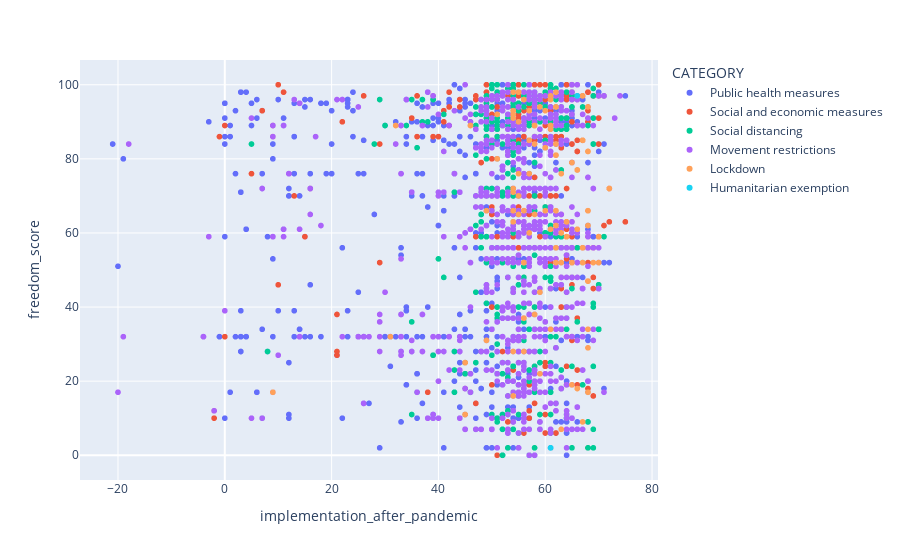

The notebook cell saved with this chart:
### Code cell
fig.show()

### Figure 1 — Plotly figure (JSON) as saved in the notebook; plotly's stock layout.template omitted (floating-point values rounded to 4 significant figures; data arrays with more than 128 entries replaced by an {"elided": "..."} marker saying what was removed)
{"data": [{"customdata": {"elided": "1070x1 str values"}, "hovertemplate": "<b>%{hovertext}</b><br><br>CATEGORY=Public health measures<br>implementation_after_pandemic=%{x}<br>freedom_score=%{y}<br>MEASURE=%{customdata[0]}<extra></extra>", "hovertext": {"elided": "1070 str values"}, "legendgroup": "Public health measures", "marker": {"color": "#636efa", "symbol": "circle"}, "mode": "markers", "name": "Public health measures", "showlegend": true, "type": "scattergl", "x": {"elided": "1070 int values"}, "xaxis": "x", "y": {"elided": "1070 int values"}, "yaxis": "y"}, {"customdata": {"elided": "505x1 str values"}, "hovertemplate": "<b>%{hovertext}</b><br><br>CATEGORY=Social and economic measures<br>implementation_after_pandemic=%{x}<br>freedom_score=%{y}<br>MEASURE=%{customdata[0]}<extra></extra>", "hovertext": {"elided": "505 str values"}, "legendgroup": "Social and economic measures", "marker": {"color": "#EF553B", "symbol": "circle"}, "mode": "markers", "name": "Social and economic measures", "showlegend": true, "type": "scattergl", "x": {"elided": "505 int values"}, "xaxis": "x", "y": {"elided": "505 int values"}, "yaxis": "y"}, {"customdata": {"elided": "689x1 str values"}, "hovertemplate": "<b>%{hovertext}</b><br><br>CATEGORY=Social distancing<br>implementation_after_pandemic=%{x}<br>freedom_score=%{y}<br>MEASURE=%{customdata[0]}<extra></extra>", "hovertext": {"elided": "689 str values"}, "legendgroup": "Social distancing", "marker": {"color": "#00cc96", "symbol": "circle"}, "mode": "markers", "name": "Social distancing", "showlegend": true, "type": "scattergl", "x": {"elided": "689 int values"}, "xaxis": "x", "y": {"elided": "689 int values"}, "yaxis": "y"}, {"customdata": {"elided": "932x1 str values"}, "hovertemplate": "<b>%{hovertext}</b><br><br>CATEGORY=Movement restrictions<br>implementation_after_pandemic=%{x}<br>freedom_score=%{y}<br>MEASURE=%{customdata[0]}<extra></extra>", "hovertext": {"elided": "932 str values"}, "legendgroup": "Movement restrictions", "marker": {"color": "#ab63fa", "symbol": "circle"}, "mode": "markers", "name": "Movement restrictions", "showlegend": true, "type": "scattergl", "x": {"elided": "932 int values"}, "xaxis": "x", "y": {"elided": "932 int values"}, "yaxis": "y"}, {"customdata": [["Partial lockdown"], ["Partial lockdown"], ["Partial lockdown"], ["Partial lockdown"], ["Partial lockdown"], ["Partial lockdown"], ["Full lockdown"], ["Partial lockdown"], ["Partial lockdown"], ["Partial lockdown"], ["Partial lockdown"], ["Partial lockdown"], ["Partial lockdown"], ["Partial lockdown"], ["Partial lockdown"], ["Partial lockdown"], ["Partial lockdown"], ["Partial lockdown"], ["Partial lockdown"], ["Partial lockdown"], ["Partial lockdown"], ["Partial lockdown"], ["Partial lockdown"], ["Partial lockdown"], ["Partial lockdown"], ["Partial lockdown"], ["Partial lockdown"], ["Partial lockdown"], ["Partial lockdown"], ["Partial lockdown"], ["Partial lockdown"], ["Partial lockdown"], ["Partial lockdown"], ["Partial lockdown"], ["Partial lockdown"], ["Partial lockdown"], ["Partial lockdown"], ["Partial lockdown"], ["Partial lockdown"], ["Partial lockdown"], ["Partial lockdown"], ["Partial lockdown"], ["Partial lockdown"], ["Partial lockdown"], ["Partial lockdown"], ["Partial lockdown"], ["Partial lockdown"], ["Partial lockdown"], ["Full lockdown"], ["Partial lockdown"], ["Full lockdown"], ["Partial lockdown"], ["Partial lockdown"], ["Partial lockdown"], ["Full lockdown"], ["Partial lockdown"], ["Partial lockdown"], ["Partial lockdown"], ["Partial lockdown"], ["Partial lockdown"], ["Partial lockdown"], ["Full lockdown"], ["Partial lockdown"], ["Full lockdown"], ["Partial lockdown"], ["Full lockdown"], ["Partial lockdown"], ["Partial lockdown"], ["Full lockdown"], ["Partial lockdown"], ["Partial lockdown"], ["Partial lockdown"], ["Full lockdown"], ["Partial lockdown"], ["Partial lockdown"], ["Partial lockdown"], ["Partial lockdown"], ["Partial lockdown"], ["Partial lockdown"], ["Partial lockdown"], ["Partial lockdown"], ["Partial lockdown"], ["Partial lockdown"], ["Partial lockdown"], ["Full lockdown"], ["Partial lockdown"], ["Partial lockdown"], ["Partial lockdown"], ["Full lockdown"], ["Full lockdown"], ["Partial lockdown"], ["Full lockdown"], ["Full lockdown"], ["Partial lockdown"], ["Partial lockdown"], ["Partial lockdown"], ["Partial lockdown"], ["Partial lockdown"], ["Partial lockdown"], ["Partial lockdown"]], "hovertemplate": "<b>%{hovertext}</b><br><br>CATEGORY=Lockdown<br>implementation_after_pandemic=%{x}<br>freedom_score=%{y}<br>MEASURE=%{customdata[0]}<extra></extra>", "hovertext": ["Algeria", "Argentina", "Argentina", "Australia", "Austria", "Austria", "Austria", "Belgium", "Benin", "Bolivia", "Bolivia", "Bolivia", "Botswana", "Brunei Darussalam", "Bulgaria", "Colombia", "Colombia", "DR Congo", "Cyprus", "Cyprus", "Czech Republic", "Ecuador", "El Salvador", "El Salvador", "El Salvador", "Estonia", "Eswatini", "Fiji", "Fiji", "France", "Georgia", "Germany", "Ghana", "Ghana", "Greece", "Haiti", "Hungary", "India", "India", "Iran", "Iran", "Iraq", "Ireland", "Israel", "Israel", "Israel", "Italy", "Italy", "Italy", "Italy", "Italy", "Italy", "Jordan", "South Korea", "Libya", "Luxembourg", "Luxembourg", "Madagascar", "Malaysia", "Malaysia", "Malaysia", "Malaysia", "Malaysia", "Malaysia", "Malaysia", "Malaysia", "Mauritius", "Mexico", "Moldova", "Mongolia", "Namibia", "Namibia", "Nepal", "Nepal", "New Zealand", "Nigeria", "Nigeria", "Nigeria", "Palestine", "Palestine", "Papua New Guinea", "Paraguay", "Peru", "Philippines", "Philippines", "Poland", "Rwanda", "Saudi Arabia", "South Africa", "Spain", "Spain", "Sri Lanka", "Switzerland", "Thailand", "Togo", "Uganda", "United Kingdom", "Uruguay", "Venezuela", "Zimbabwe"], "legendgroup": "Lockdown", "marker": {"color": "#FFA15A", "symbol": "circle"}, "mode": "markers", "name": "Lockdown", "showlegend": true, "type": "scattergl", "x": [61, 57, 67, 67, 54, 57, 60, 56, 68, 54, 64, 64, 72, 56, 51, 54, 62, 66, 62, 62, 54, 55, 56, 49, 60, 68, 65, 57, 63, 55, 61, 59, 68, 68, 61, 58, 55, 54, 54, 9, 68, 49, 66, 55, 63, 57, 46, 58, 61, 61, 32, 46, 56, 60, 67, 54, 55, 66, 56, 56, 62, 65, 63, 67, 70, 69, 58, 68, 63, 58, 66, 66, 62, 67, 61, 68, 68, 68, 45, 45, 62, 58, 54, 64, 70, 62, 59, 63, 65, 51, 54, 67, 61, 31, 59, 68, 62, 62, 54, 68], "xaxis": "x", "y": [34, 85, 85, 97, 93, 93, 93, 96, 66, 63, 63, 63, 72, 28, 80, 66, 66, 18, 94, 81, 91, 65, 66, 66, 66, 94, 19, 60, 60, 90, 61, 94, 82, 82, 88, 38, 70, 71, 28, 17, 17, 31, 97, 76, 76, 76, 89, 89, 89, 89, 89, 89, 37, 83, 9, 98, 98, 61, 52, 52, 52, 52, 52, 52, 52, 52, 89, 62, 60, 84, 77, 77, 56, 56, 97, 47, 47, 47, 11, 25, 62, 65, 72, 59, 59, 84, 22, 7, 79, 92, 92, 56, 96, 32, 44, 34, 94, 98, 16, 29], "yaxis": "y"}, {"customdata": [["Humanitarian exemptions"], ["Humanitarian exemptions"]], "hovertemplate": "<b>%{hovertext}</b><br><br>CATEGORY=Humanitarian exemption<br>implementation_after_pandemic=%{x}<br>freedom_score=%{y}<br>MEASURE=%{customdata[0]}<extra></extra>", "hovertext": ["Ireland", "South Sudan"], "legendgroup": "Humanitarian exemption", "marker": {"color": "#19d3f3", "symbol": "circle"}, "mode": "markers", "name": "Humanitarian exemption", "showlegend": true, "type": "scattergl", "x": [66, 61], "xaxis": "x", "y": [97, 2], "yaxis": "y"}], "layout": {"autosize": true, "legend": {"title": {"text": "CATEGORY"}, "tracegroupgap": 0}, "margin": {"t": 60}, "xaxis": {"anchor": "y", "autorange": true, "domain": [0, 1], "range": [-26.95, 80.95], "title": {"text": "implementation_after_pandemic"}, "type": "linear"}, "yaxis": {"anchor": "x", "autorange": true, "domain": [0, 1], "range": [-7.09, 107.1], "title": {"text": "freedom_score"}, "type": "linear"}}}
